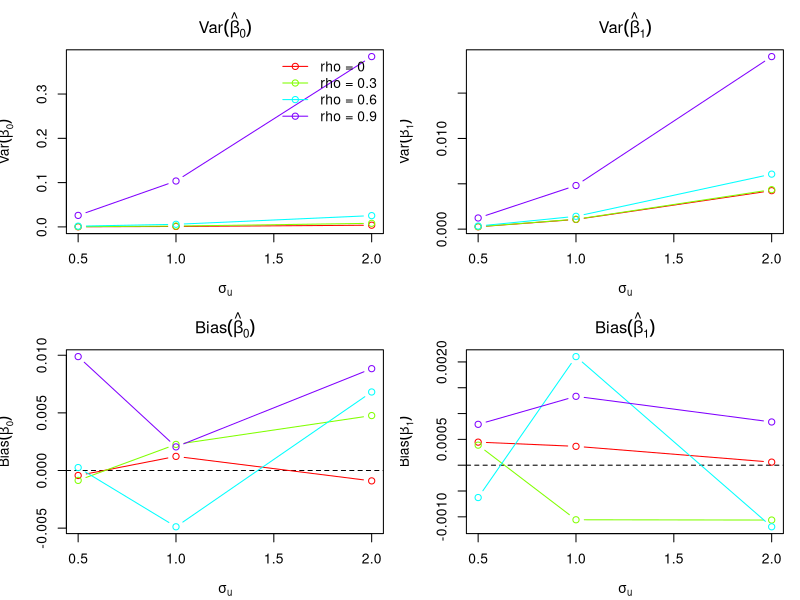

R code for this plot:
## ---- chunk 1
#| echo: false
set.seed(123)
n <- 1000
beta0 <- 1
beta1 <- 2
x <- rnorm(n)


#' Generate AR(1) error terms
#'
#' @param n Number of observations
#' @param rho Autocorrelation coefficient
#' @param sigma_u Standard deviation of the innovation term
#' @return A numeric vector of AR(1) error terms
generate_error <- function(n, rho, sigma_u=1) {
  u <- rnorm(n, 0, sigma_u)
  eps <- numeric(n)
  eps[1] <- u[1] / sqrt(1 - rho^2)
  for (i in 2:n) {
    eps[i] <- rho * eps[i - 1] + u[i]
    }
  return (eps)
  }

#' Generate linear regression data with AR(1) errors
#'
#' @param x A numeric vector of predictors
#' @param beta0 True beta0 of the linear model
#' @param beta1 True beta1 of the linear model
#' @param rho Autocorrelation coefficient of the error term
#' @param sigma_u Standard deviation of the innovation
#' @param B Number of bootstrap iterations
#' @return A data frame containing bootstrap estimates of beta0 and beta1
generate_data <- function(x, beta0, beta1, rho, sigma_u=1) {
  eps <- generate_error(length(x), rho, sigma_u)
  y <- beta0 + beta1 * x + eps
  data.frame(x = x, y = y)
  }
## ---- chunk 2
#| echo: false
#' Bootstrap OLS coefficient estimates
#'
#' @param x A numeric vector of explanatory variables
#' @param beta0 True intercept of the linear model
#' @param beta1 True slope coefficient of the linear model
#' @param rho Autocorrelation coefficient of the error term
#' @param sigma_u Standard deviation of the innovation 
#' @param B Number of bootstrap iterations
#' @return A data frame containing bootstrap estimates of beta0 and beta1
bootstrap_ols <- function(x, beta0, beta1, rho, sigma_u = 1, B = 1000) {
coefs <- matrix(NA, B, 2)
colnames(coefs) <- c("beta0", "beta1")
for (b in 1:B) {
dat <- generate_data(x, beta0, beta1, rho, sigma_u)
fit <- lm(y ~ x, dat)
coefs[b, ] <- coef(fit)
}
as.data.frame(coefs)
}


rho_values <- c(0, 0.3, 0.6, 0.9)
boot_results <- lapply(rho_values, function(rho) {
bootstrap_ols(x, beta0, beta1, rho)
})
names(boot_results) <- paste0("rho=", rho_values)

## ---- chunk 3
#| echo: false
#' Compute bias and variance of OLS estimates
#'
#' @param df A data frame containing bootstrap estimates of beta0 and beta1
#' @param b0 True value of the intercept
#' @param b1 True value of the slope coefficient
#' @return A data frame with bias and variance for beta0 and beta1
summary_stats <- function(df, b0, b1) {
  data.frame(
    bias_beta0 = mean(df$beta0) - b0,
    var_beta0 = var(df$beta0),
    bias_beta1 = mean(df$beta1) - b1,
    var_beta1 = var(df$beta1)
  )
  }


stats <- do.call(rbind, lapply(boot_results, summary_stats,
                               b0 = beta0, b1 = beta1))
rownames(stats) <- names(boot_results)
stats
## ---- chunk 4
#| echo: false
# use mean(x) as the new data
x0 <- mean(x)
newdata <- data.frame(x = x0)
rho_values <- c(0, 0.3, 0.6, 0.9)

# get confidence and prediction interval for y0 as rho changes
result_table <- do.call(rbind, lapply(rho_values, function(rho) {
  dat <- generate_data(x, beta0, beta1, rho = rho)
  fit <- lm(y ~ x, dat)
  conf_int <- predict(fit, newdata, interval = "confidence")
  pred_int <- predict(fit, newdata, interval = "prediction")
  data.frame(
    rho = rho,
    x0 = x0,
    fit = conf_int[1, "fit"],
    conf_lwr = conf_int[1, "lwr"],
    conf_upr = conf_int[1, "upr"],
    pred_lwr = pred_int[1, "lwr"],
    pred_upr = pred_int[1, "upr"]
  )
}))
result_table
## ---- chunk 5
#| echo: false
# Parameter spaces 
rho_values <- c(0, 0.3, 0.6, 0.9) 
sigma_values <- c(0.5, 1, 2) 
results <- expand.grid(rho = rho_values, sigma_u = sigma_values) 
results$var_beta1 <- NA 
results$var_beta0<-NA 
for (i in 1:nrow(results)) {
  boot <- bootstrap_ols(
    x, beta0, beta1,
    rho = results$rho[i],
    sigma_u = results$sigma_u[i]
  )
  
  # Variance
  results$var_beta1[i]  <- var(boot$beta1)
  results$var_beta0[i]  <- var(boot$beta0)
  
  # Bias
  results$bias_beta1[i] <- mean(boot$beta1) - beta1
  results$bias_beta0[i] <- mean(boot$beta0) - beta0
}
cols <- rainbow(length(rho_values))
par(mfrow = c(2, 2),
    mar = c(4, 4, 3, 1))
# Variance for beta0
plot(results$sigma_u, results$var_beta0,
     type = "n",
     xlab = expression(sigma[u]),
     ylab = expression(Var(hat(beta)[0])),
     main = expression(Var(hat(beta)[0])))

for (i in seq_along(rho_values)) {
  r <- rho_values[i]
  sub <- subset(results, rho == r)
  lines(sub$sigma_u, sub$var_beta0,
        type = "b",
        col = cols[i],
        pch = 1)
  }
legend("topright",
       legend = paste("rho =", rho_values),
       col = cols,
       lty = 1,
       pch = 1,
       bty = "n")
# Variance for beta1
plot(results$sigma_u, results$var_beta1,
     type = "n",
     xlab = expression(sigma[u]),
     ylab = expression(Var(hat(beta)[1])),
     main = expression(Var(hat(beta)[1])))

for (i in seq_along(rho_values)) {
  r <- rho_values[i]
  sub <- subset(results, rho == r)
  lines(sub$sigma_u, sub$var_beta1,
        type = "b",
        col = cols[i],
        pch = 1)
}
# Bias for beta0
plot(results$sigma_u, results$bias_beta0,
     type = "n",
     xlab = expression(sigma[u]),
     ylab = expression(Bias(hat(beta)[0])),
     main = expression(Bias(hat(beta)[0])))
abline(h = 0, lty = 2)

for (i in seq_along(rho_values)) {
  r <- rho_values[i]
  sub <- subset(results, rho == r)
  lines(sub$sigma_u, sub$bias_beta0,
        type = "b",
        col = cols[i],
        pch = 1)
}
# Bias for beta1
plot(results$sigma_u, results$bias_beta1,
     type = "n",
     xlab = expression(sigma[u]),
     ylab = expression(Bias(hat(beta)[1])),
     main = expression(Bias(hat(beta)[1])))

abline(h = 0, lty = 2)

for (i in seq_along(rho_values)) {
  r <- rho_values[i]
  sub <- subset(results, rho == r)
  lines(sub$sigma_u, sub$bias_beta1,
        type = "b",
        col = cols[i],
        pch = 1)
  }

